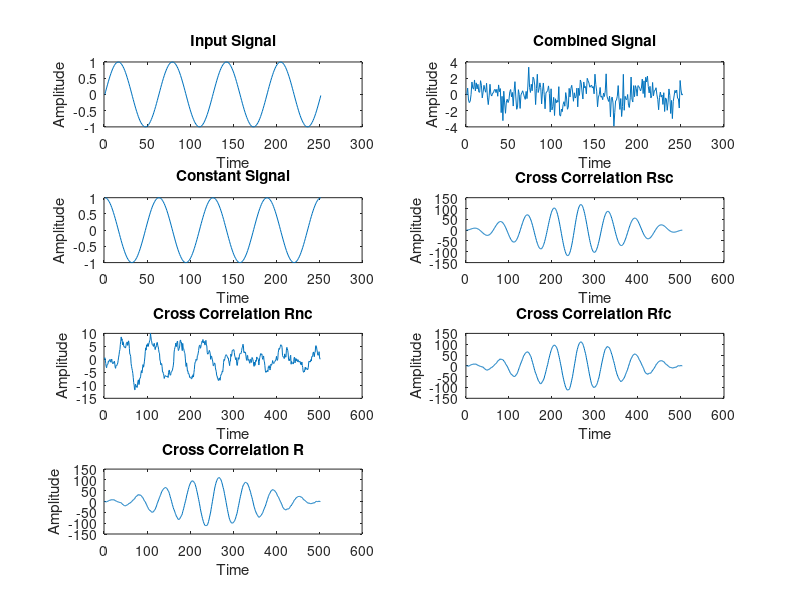

This chart was generated by the following MATLAB code:
close all
clear all

t = 0:0.1:8*pi;
s = sin(t);

n  = randn([1 252]);

f = s+n;

c = cos(t);

subplot(4,2,1);
plot(s);
xlabel("Time");
ylabel("Amplitude");
title("Input Signal");

subplot(4,2,2);
plot(f);
xlabel("Time");
ylabel("Amplitude");
title("Combined Signal");

subplot(4,2,3);
plot(c);
xlabel("Time");
ylabel("Amplitude");
title("Constant Signal");

Rsc = xcorr(s,c);
Rnc = xcorr(n,c);
Rfc = xcorr(f,c);

R = Rsc+Rnc;

subplot(4,2,4);
plot(Rsc);
xlabel("Time");
ylabel("Amplitude");
title("Cross Correlation Rsc");

subplot(4,2,5);
plot(Rnc);
xlabel("Time");
ylabel("Amplitude");
title("Cross Correlation Rnc");

subplot(4,2,6);
plot(Rfc);
xlabel("Time");
ylabel("Amplitude");
title("Cross Correlation Rfc");

subplot(4,2,7);
plot(R);
xlabel("Time");
ylabel("Amplitude");
title("Cross Correlation R");